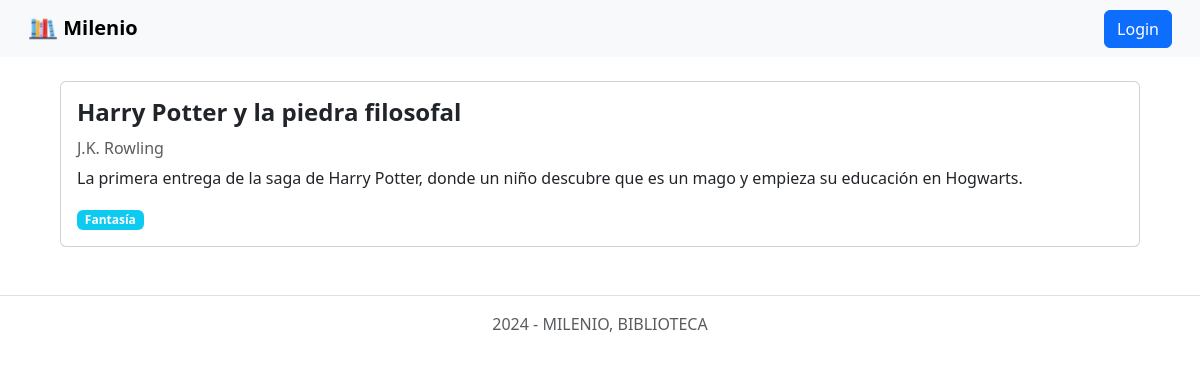
The page /detail/4 on the database its author committed.
### tables this page shows
CREATE TABLE `libros` (
  `id` int(11) NOT NULL,
  `titulo` varchar(100) NOT NULL,
  `autor` varchar(100) NOT NULL,
  `reseña` text DEFAULT NULL,
  `genero_id` int(11) NOT NULL
);

CREATE TABLE `generos` (
  `id` int(11) NOT NULL,
  `nombre` varchar(255) NOT NULL,
  `descripcion` text DEFAULT NULL
);

### app/views/catalogo.view.php (called while the page is built, shortened)
<?php
class CatalogoView {
    public function showDetail($libro) {
        include_once 'templates/detail.phtml';
    }
}

### app/models/libro.model.php (called while the page is built, shortened)
<?php
class LibroModel {
    private $db;
    public function __construct() {
       $this->db = new PDO('mysql:host=localhost;dbname=milenio_db;charset=utf8', 'root', '');
    }
    public function getLibro($id) {
        $query = $this->db->prepare('
            SELECT libros.*, generos.nombre AS genero_nombre
            FROM libros
            LEFT JOIN generos ON libros.genero_id = generos.id
            WHERE libros.id = ?
        ');
        $query->execute([$id]);
        $libro = $query->fetch(PDO::FETCH_OBJ);
        return $libro;
    }
}

### templates/detail.phtml (the view, shortened to what this page needs)
<?php
    require 'templates/layout/header.phtml';
?>
<div class="d-flex justify-content-center mt-4">
    <div class="card" style="width: 90%;">
        <div class="card-body">
            <h4 class="card-title mb-3 fw-bold"><?php echo $libro->titulo; ?></h4>
            <h6 class="card-subtitle mb-2 text-body-secondary"><?php echo $libro->autor; ?></h6>
            <p class="card-text"><?php echo $libro->reseña; ?></p>
            <span class="badge bg-info"><?php echo $libro->genero_nombre; ?></span>
        </div>
    </div>
</div>
<?php require 'templates/layout/footer.phtml';?>

### rows shown on the page
libros: titulo "Harry Potter y la piedra filosofal", autor "J.K. Rowling", reseña "La primera entrega de la saga de Harry Potter, donde un niño descubre que es un mago y empieza su educación en Hogwarts.", genero.nombre "Fantasía"
